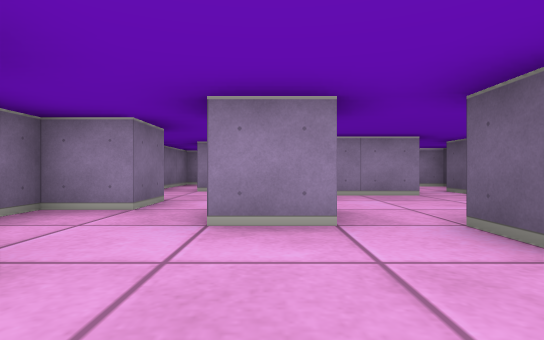
view 1 (above)

20 first-person views from a walk through a cub3D ray-caster map. The camera is about half as high as the walls, looks level and sees 80° across. The floor is counted in squares. Each view is taken from the middle of a square. On the plan, view 1 faces up. The plan holds only what a view shows up to about 9 squares ahead; the rest is blank.

view 2
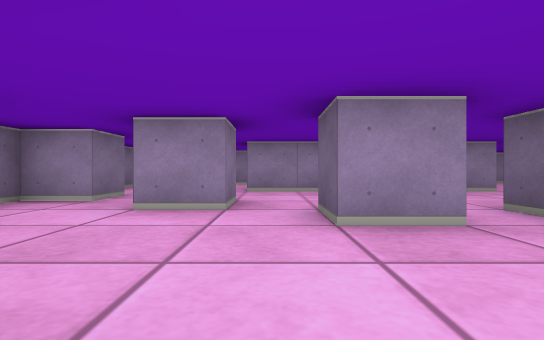

view 3
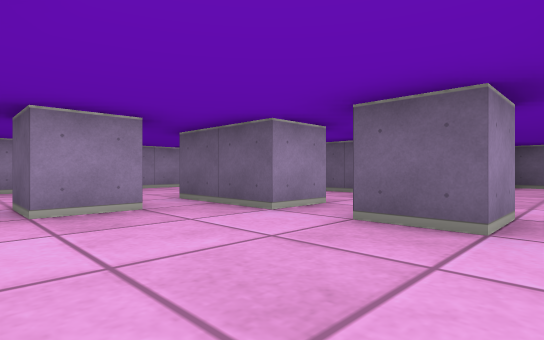

view 4
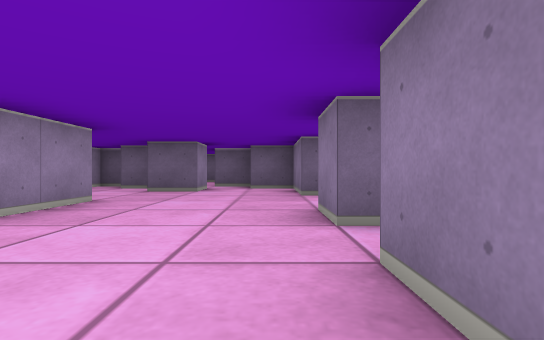

view 5
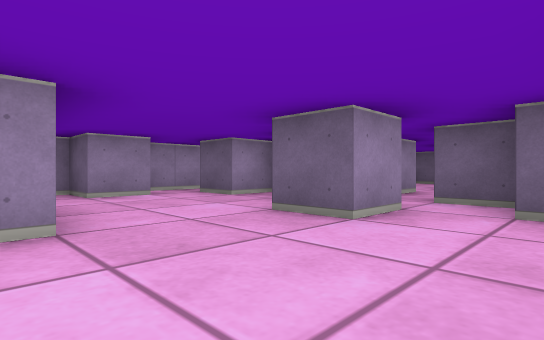

view 6
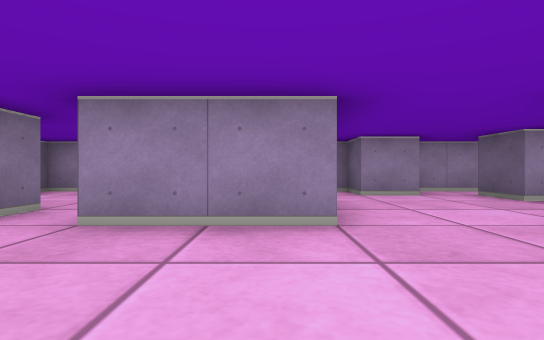

view 7
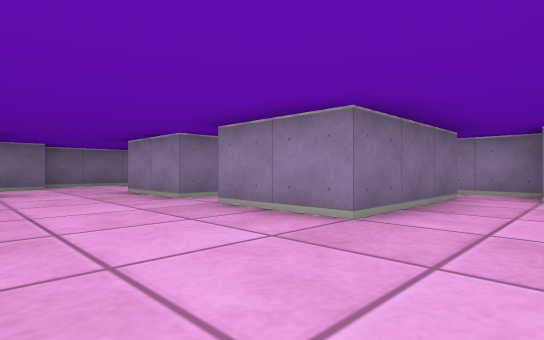

view 8
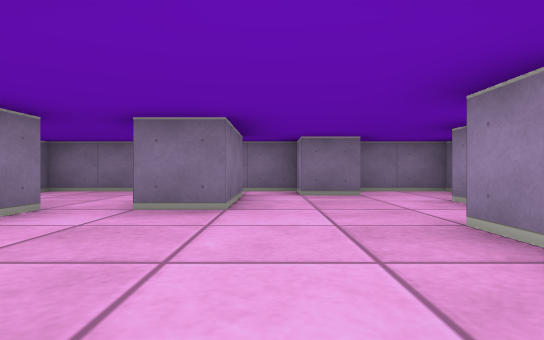

view 9
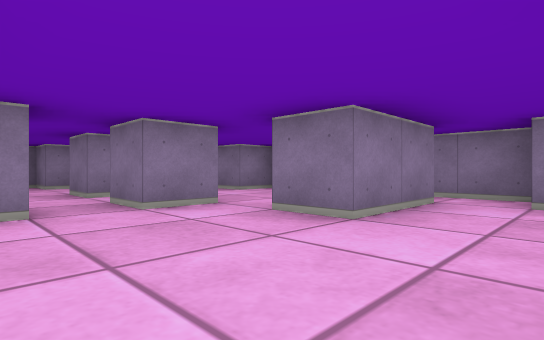

view 10
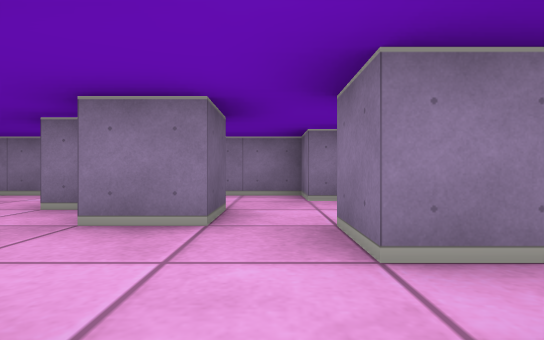

view 11
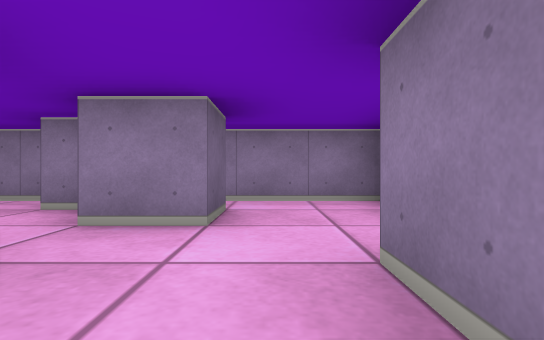

view 12
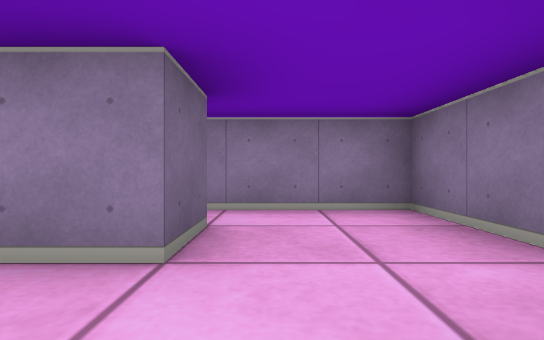

view 13
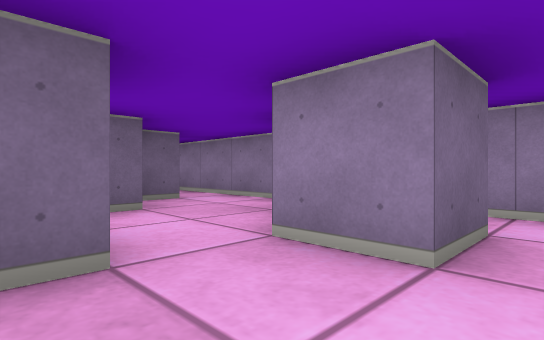

view 14
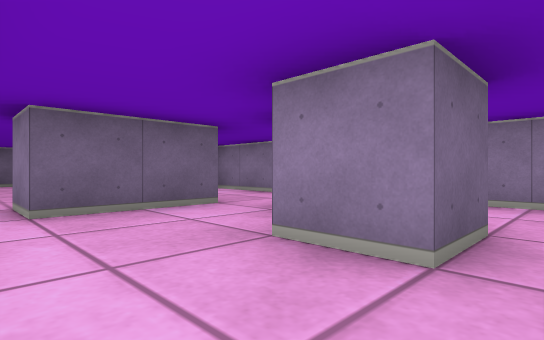

view 15
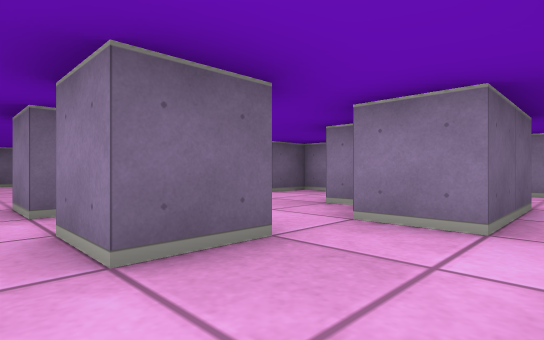

view 16
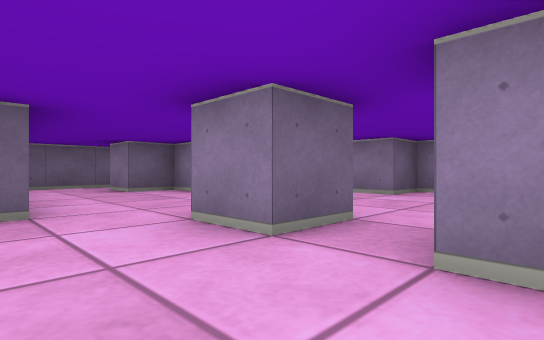

view 17
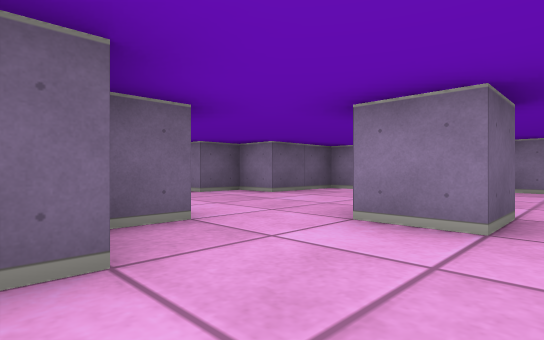

view 18
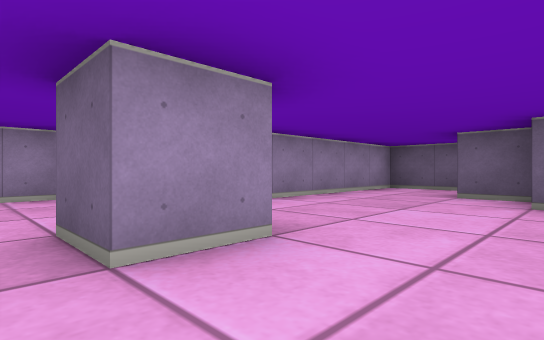

view 19
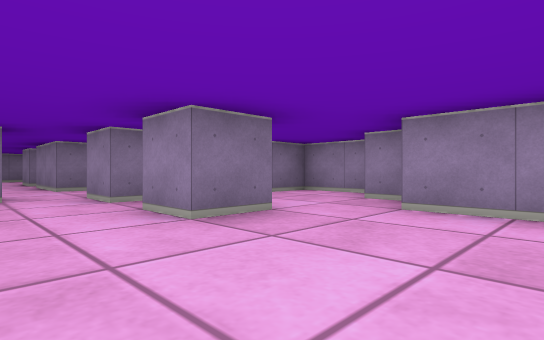

view 20
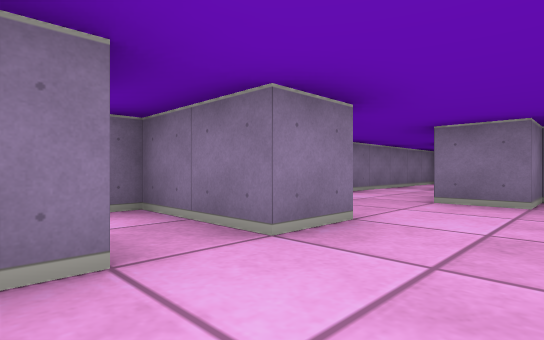

### Floor plan
Key: @ floor where view 1 was taken; # wall or solid block; . floor.
Columns run from 3 left of view 1 to 16 right of it. Each row starts with its distance up from view 1.
 10    ##  ######
  9 #. #.. #..#..
  8 #.  .. ##...##
  7 #.#.....#....#
  6 #...##.##...###.
  5 #..........##...
  4 ##...........#
  3 #..#........##
  2 #....#.#..###
  1 ##.....#..####
  0 #..@..... #..##
 -1 #.##...#......######
 -2 # .................#
 -3 #...#.##..#.#......#
 -4 #................#.#
 -5 ##..#....#......##
 -6 #.....#..##.....#
 -7 #..#..##.....#.##
 -8 #..##.......##.
 -9 ###############

Positions as (right, up) in squares from view 1, and headings:
1: (0, 0), facing up
2: (1, -1), facing up
3: (1, -2), facing up-right
4: (1, 3), facing right
5: (5, 3), facing up-right
6: (5, 3), facing up
7: (7, 3), facing up-left
8: (4, 0), facing left
9: (3, 1), facing down-left
10: (2, -3), facing down
11: (-1, -4), facing down
12: (-1, -5), facing down
13: (-1, -5), facing down-right
14: (2, -4), facing down-right
15: (5, -2), facing down-right
16: (7, -1), facing down-right
17: (8, 0), facing down-right
18: (8, -5), facing up-right
19: (12, -5), facing up-left
20: (12, -5), facing down-left
